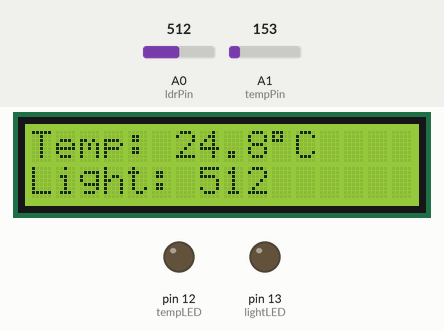
The sketch below on a simulated Arduino Uno, built with avr-gcc and run on an emulated ATmega328P. On the bench: 16×2 character LCD, output pins drawn as LEDs (lit = HIGH). Inputs (shaded band) come from the test bench; at power-on: A1 (tempPin) = 153, A0 (ldrPin) = 512. What the sketch prints to the serial monitor is not drawn.

Above: at 3.2 s.
3.3 s: A1 (tempPin) set to 172
At 4.2 s:
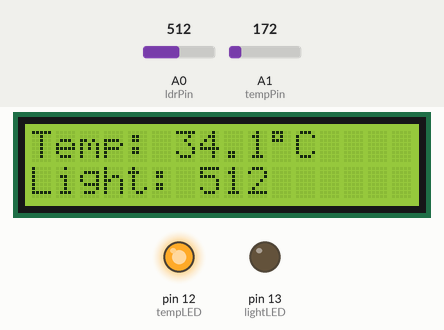
5.0 s: A0 (ldrPin) set to 491
At 6.0 s:
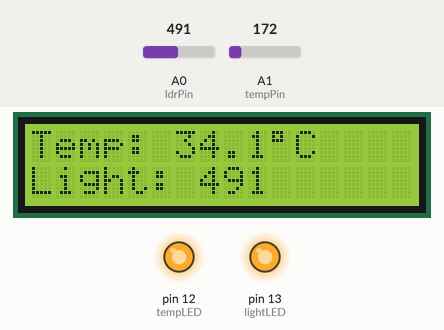
6.6 s: A1 (tempPin) set to 133
At 7.7 s:
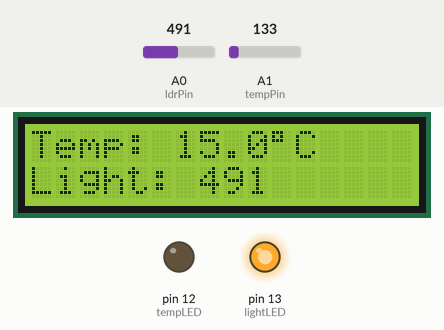
8.1 s: A0 (ldrPin) set to 11
At 9.3 s:
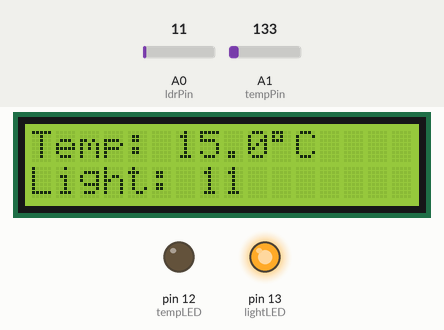
9.6 s: A0 (ldrPin) set to 8
At 9.9 s:
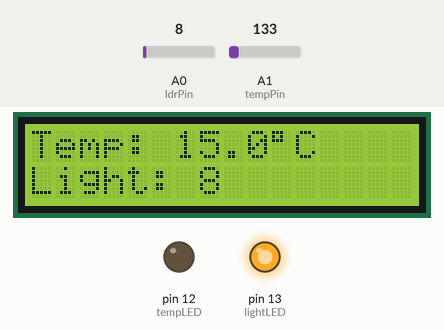
11.1 s: A1 (tempPin) set to 114
At 11.6 s:
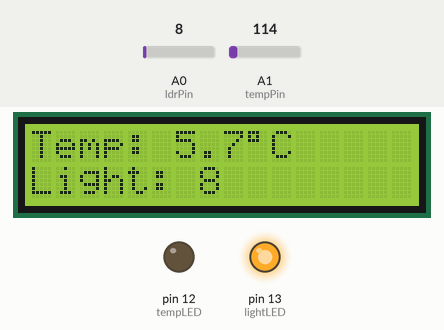
Timing chart, 0 to 13.6 s (numbered marks = the images above; inputs shaded):
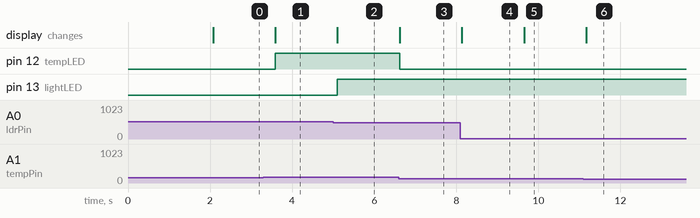

The sketch:

iot_project_4_1_smart_room_monitoring_system1.ino
```cpp
#include <LiquidCrystal.h>

// LCD: RS, E, D4, D5, D6, D7
LiquidCrystal lcd(7, 6, 5, 4, 3, 2);

// Sensor pins
const int ldrPin = A0;
const int tempPin = A1;

// LED pins
const int tempLED = 12;
const int lightLED = 13;

void setup() {
  pinMode(tempLED, OUTPUT);
  pinMode(lightLED, OUTPUT);

  Serial.begin(9600);

  lcd.begin(16, 2);

  // Startup message
  lcd.setCursor(0, 0);
  lcd.print("SMART ROOM");
  lcd.setCursor(0, 1);
  lcd.print("MONITORING");
  delay(2000);

  lcd.clear();
}

void loop() {

  // -------- Temperature Sensor --------
  int tempValue = analogRead(tempPin);

  float voltage = tempValue * (5.0 / 1023.0);
  float temperatureC = (voltage - 0.5) * 100.0;

  // -------- LDR --------
  int lightValue = analogRead(ldrPin);

  // -------- LCD Display --------
  lcd.setCursor(0, 0);
  lcd.print("Temp: ");
  lcd.print(temperatureC, 1);
  lcd.print((char)223);
  lcd.print("C   ");

  lcd.setCursor(0, 1);
  lcd.print("Light: ");
  lcd.print(lightValue);
  lcd.print("    ");

  // -------- Temperature Alert --------
  if (temperatureC > 30) {
    digitalWrite(tempLED, HIGH);
  } else {
    digitalWrite(tempLED, LOW);
  }

  // -------- Light Alert --------
  if (lightValue < 500) {
    digitalWrite(lightLED, HIGH);
  } else {
    digitalWrite(lightLED, LOW);
  }

  // -------- Serial Monitor --------
  Serial.print("Temperature: ");
  Serial.print(temperatureC, 1);
  Serial.print(" C | Light: ");
  Serial.println(lightValue);

  delay(500);
}
```

Measured:
- the behaviour switches between 163 and 164 on A1 (tempPin) (found by bisection; images 0 and 1)
- the behaviour switches between 500 and 499 on A0 (ldrPin) (found by bisection; images 1 and 2)
- after the input at 3.3 s, pin 12 (tempLED): LOW → HIGH after 0.29 s; the display: changes after 0.29 s (image 1)
- after the input at 5.0 s, pin 13 (lightLED): LOW → HIGH after 0.10 s; the display: changes after 0.11 s (image 2)
- after the input at 6.6 s, pin 12 (tempLED): HIGH → LOW at once; the display: changes at once (image 3)
- after the input at 8.1 s, the display: changes at once (image 4)
- after the input at 9.6 s, the display: changes after 0.05 s (image 5)
- after the input at 11.1 s, the display: changes after 0.07 s (image 6)
